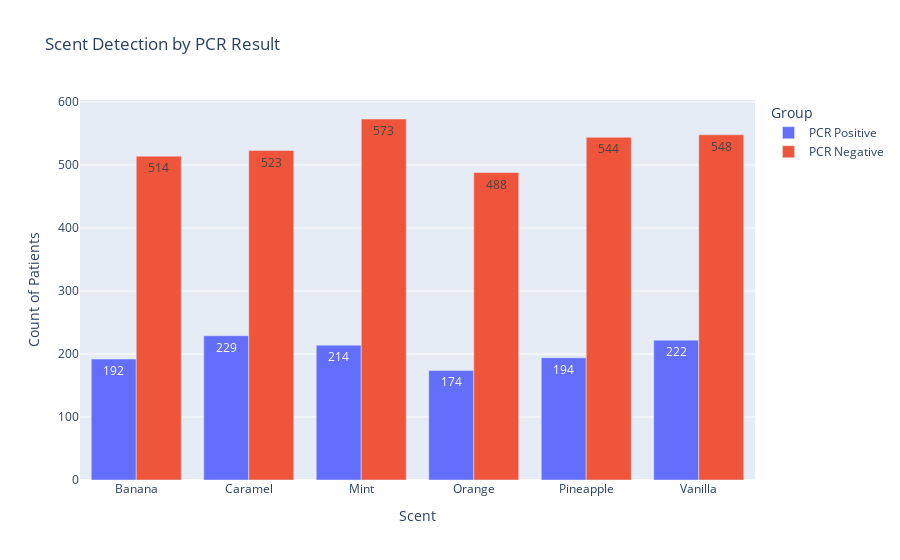

Notebook code for this chart:
### Code cell
fig = px.bar(
    scent_df,
    x="Scent",
    y="Count",
    color="Group",
    barmode="group",
    labels={"Count": "Count of Patients"},
    title="Scent Detection by PCR Result",
    text="Count",
)
fig.show()

### Figure 1 — Plotly figure (JSON) as saved in the notebook; plotly's stock layout.template omitted (floating-point values rounded to 4 significant figures)
{"data": [{"alignmentgroup": "True", "hovertemplate": "Group=PCR Positive<br>Scent=%{x}<br>Count of Patients=%{text}<extra></extra>", "legendgroup": "PCR Positive", "marker": {"color": "#636efa", "pattern": {"shape": ""}}, "name": "PCR Positive", "offsetgroup": "PCR Positive", "orientation": "v", "showlegend": true, "text": [192.0, 229.0, 214.0, 174.0, 194.0, 222.0], "textposition": "auto", "type": "bar", "x": ["Banana", "Caramel", "Mint", "Orange", "Pineapple", "Vanilla"], "xaxis": "x", "y": [192, 229, 214, 174, 194, 222], "yaxis": "y"}, {"alignmentgroup": "True", "hovertemplate": "Group=PCR Negative<br>Scent=%{x}<br>Count of Patients=%{text}<extra></extra>", "legendgroup": "PCR Negative", "marker": {"color": "#EF553B", "pattern": {"shape": ""}}, "name": "PCR Negative", "offsetgroup": "PCR Negative", "orientation": "v", "showlegend": true, "text": [514.0, 523.0, 573.0, 488.0, 544.0, 548.0], "textposition": "auto", "type": "bar", "x": ["Banana", "Caramel", "Mint", "Orange", "Pineapple", "Vanilla"], "xaxis": "x", "y": [514, 523, 573, 488, 544, 548], "yaxis": "y"}], "layout": {"barmode": "group", "legend": {"title": {"text": "Group"}, "tracegroupgap": 0}, "title": {"text": "Scent Detection by PCR Result"}, "xaxis": {"anchor": "y", "domain": [0, 1], "title": {"text": "Scent"}}, "yaxis": {"anchor": "x", "domain": [0, 1], "title": {"text": "Count of Patients"}}}}
